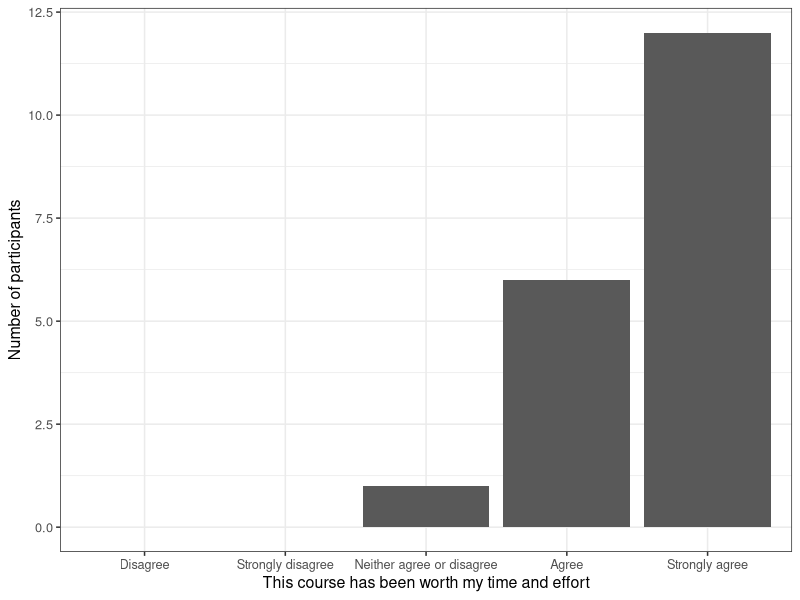
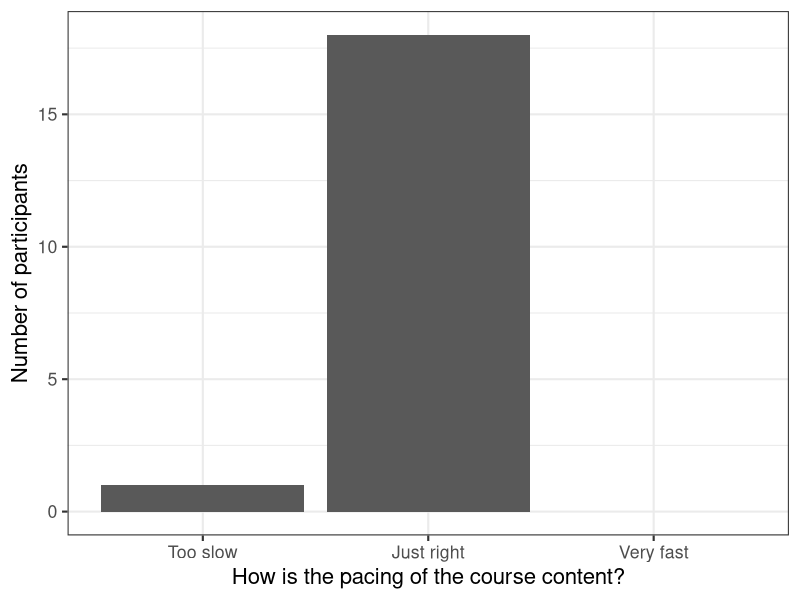
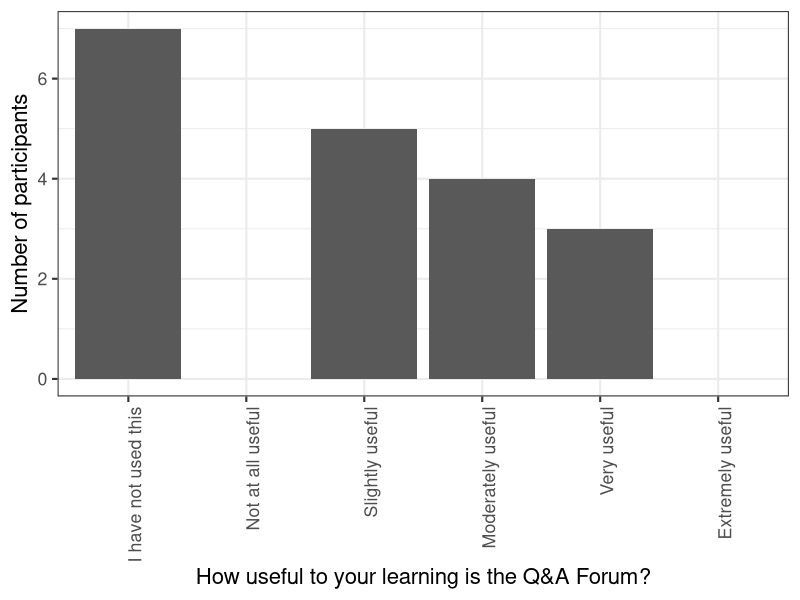
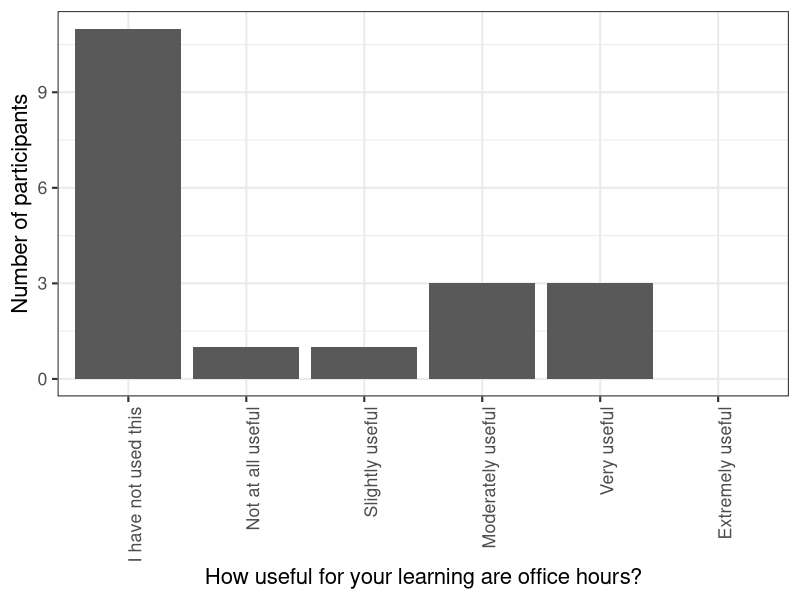
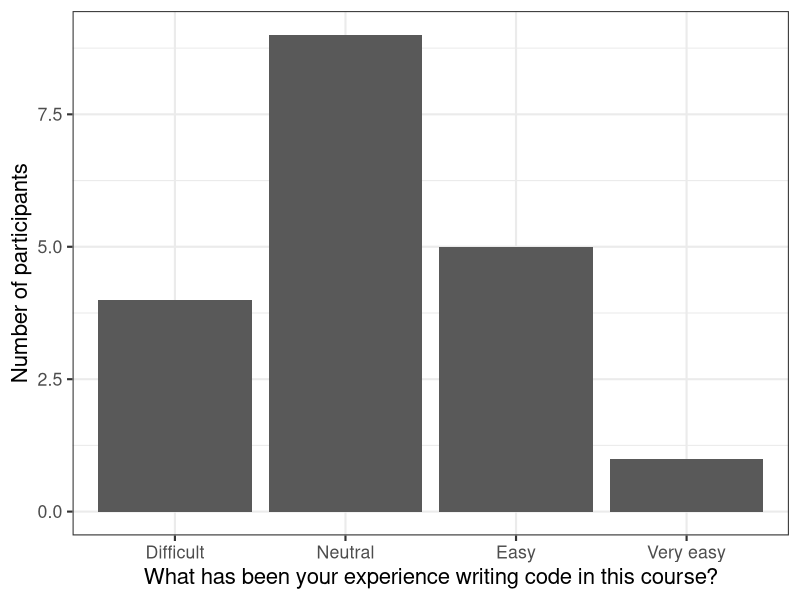
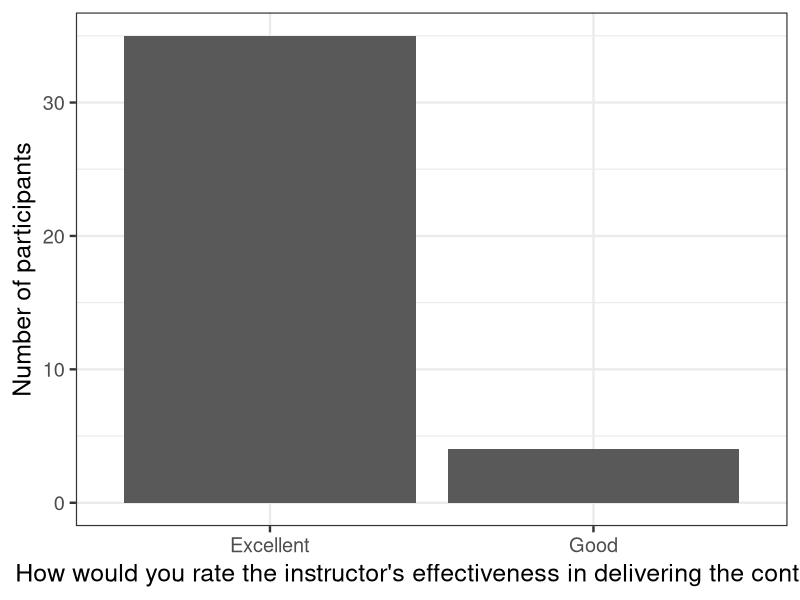
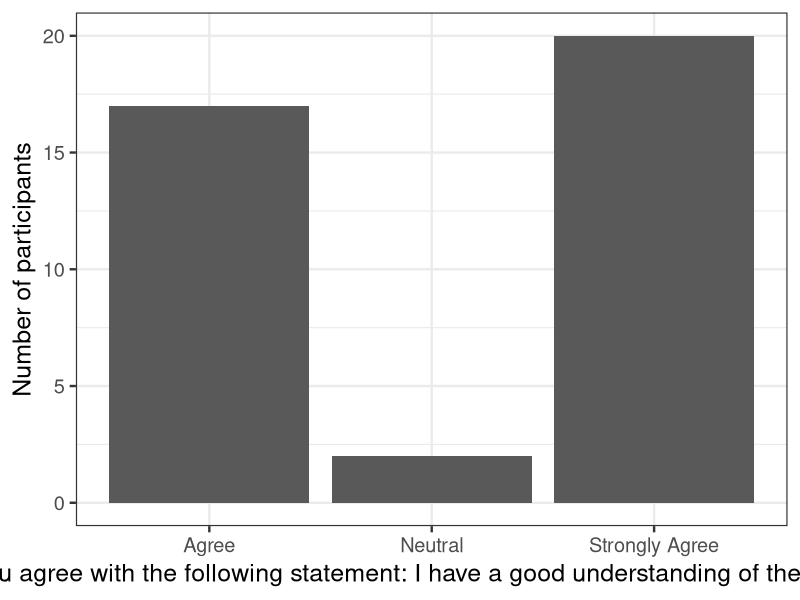
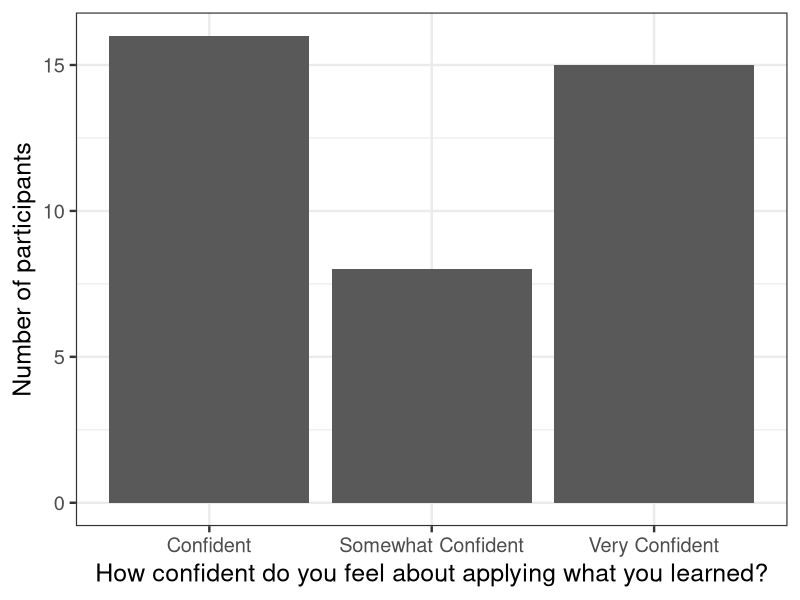

Reproduce these figures in R, in order.
## ---- chunk 1
knitr::opts_chunk$set(echo = TRUE)
## ---- chunk 2
library("readr")
library(tidyverse)
library(gridExtra)
library(magrittr)
## ---- chunk 3
midcourse <- read_csv("Midcourse.csv",
  col_types = list(
    `This course has been worth my time and effort.` = col_factor(levels = c("Disagree","Strongly disagree","Neither agree or disagree","Agree","Strongly agree"),ordered=TRUE)
  ))
levels(midcourse$`This course has been worth my time and effort.`)
## ---- chunk 4
library(ggplot2)
## ---- chunk 5

midcourse %<>% mutate(worth = 
                       factor(`This course has been worth my time and effort.`,
                              levels = c("Disagree","Strongly disagree","Neither agree or disagree","Agree","Strongly agree")
                              ))
graphpretty<-ggplot(data=midcourse)+geom_bar(mapping=aes(x=`worth`))+ theme_bw(base_size = 11.5)+ labs(x="This course has been worth my time and effort", y="Number of participants")+ (scale_x_discrete(drop=FALSE))
ggsave("graphpretty.jpg")

graphpretty
## ---- chunk 6

midcourse %<>% mutate(pacing = 
                       factor(`How is the pacing of the course content?`,
                              levels = c("Too slow","Just right","Very fast")
                              ))
graphpretty<-ggplot(data=midcourse)+geom_bar(mapping=aes(x=`pacing`))+ theme_bw(base_size = 16)+ labs(x="How is the pacing of the course content?", y="Number of participants")+ (scale_x_discrete(drop=FALSE))
ggsave("graphpretty.jpg")

graphpretty
## ---- chunk 7
midcourse %<>% mutate(useful = 
                       factor(`How useful to your learning is the Q&A Forum?`,
                              levels = c("I have not used this","Not at all useful","Slightly useful","Moderately useful","Very useful","Extremely useful")
                              ))
graphpretty2<-ggplot(data=midcourse)+geom_bar(mapping=aes(x=`useful`))+ theme_bw(base_size = 16)+ labs(x="How useful to your learning is the Q&A Forum?", y="Number of participants")+ 
    theme(plot.title = element_text(hjust=0.5, size=12), 
        axis.text.x = element_text(angle = 90, vjust = 1, hjust=1)) + 
  scale_x_discrete(drop=FALSE)
  
  
graphpretty2
## ---- chunk 8
midcourse %<>% mutate(useful = 
                       factor(`How useful for your learning are office hours?`,
                              levels = c("I have not used this","Not at all useful","Slightly useful","Moderately useful","Very useful","Extremely useful")
                              ))
graphpretty2<-ggplot(data=midcourse)+geom_bar(mapping=aes(x=`useful`))+ theme_bw(base_size = 16)+ labs(x="How useful for your learning are office hours?", y="Number of participants")+ 
    theme(plot.title = element_text(hjust=0.5, size=12), 
        axis.text.x = element_text(angle = 90, vjust = 1, hjust=1)) + 
  scale_x_discrete(drop=FALSE)
  
  
graphpretty2
## ---- chunk 9
midcourse %<>% mutate(useful = 
                       factor(`What has been your experience writing code in this course?`,
                              levels = c("I have not used this","Very Difficult","Difficult","Neutral","Easy","Very easy")
                              ))
graphpretty3<-ggplot(data=midcourse)+geom_bar(mapping=aes(x=`useful`))+ theme_bw(base_size = 16)+ labs(x="What has been your experience writing code in this course?", y="Number of participants")+ 
    theme(plot.title = element_text(hjust=0.5, size=12)+ scale_x_discrete(drop=FALSE))
  
  
graphpretty3
## ---- chunk 10
survey2 <- read_csv("test.csv",
  col_types = list(
    "How confident do you feel about applying what you learned?" = col_factor(levels = c("Very Confident", "Confident","Somewhat Confident","Not Confident"),ordered=TRUE)
  ))
## ---- chunk 11
survey2 <- read_csv("test.csv",
  col_types = list(
    "How conducive to your learning were the Guided Programming Practices?" = col_factor(levels = c("Very conducive", "Somewhat conducive","Not conducive"),ordered=TRUE)
  ))
## ---- chunk 12
survey2 <- read_csv("test.csv",
  col_types = list(
    "How conducive to your learning were the Guided Programming Practices?" = col_factor(levels = c("Very conducive", "Somewhat conducive","Not conducive"),ordered=TRUE)
  ))
## ---- chunk 13
grapheffective<-ggplot(data=survey2)+geom_bar(mapping=aes(x=`How would you rate the instructor's effectiveness in delivering the content?`))+ theme_bw(base_size = 18)+ labs(y="Number of participants")
ggsave("grapheffective.jpg")
grapheffective
## ---- chunk 14
graphunderstand<-ggplot(data=survey2)+geom_bar(mapping=aes(x=`Please indicate how much you agree with the following statement: I have a good understanding of the concepts presented in this course.`))+ theme_bw(base_size = 18)+ labs(y="Number of participants")
ggsave("graphunderstand.jpg")
graphunderstand
## ---- chunk 15
graphconfident<-ggplot(data=survey2)+geom_bar(mapping=aes(x=`How confident do you feel about applying what you learned?`))+ theme_bw(base_size = 18)+ labs(y="Number of participants")
ggsave("graphconfident.jpg")
graphconfident
## ---- chunk 16
graphguide<-ggplot(data=survey2)+geom_bar(mapping=aes(x=`How conducive to your learning were the Guided Programming Practices?`))+ theme_bw(base_size = 18)+ labs(y="Number of participants")
ggsave("graphguide.jpg")
graphguide
## ---- chunk 17
graphapply<-ggplot(data=survey2)+geom_bar(mapping=aes(x=`How likely are you to apply the skills learned in your work?`))+theme_bw(base_size = 18)+ labs(y="Number of participants")
ggsave("graphapply.jpg")
graphapply
## ---- chunk 18
survey2 <- read_csv("test.csv",
  col_types = list(
    `How do you foresee this training impacting your job performance?` = col_factor(levels = c("No Impact","Minor Improvement","Moderate Improvement","Significant Improvement"),ordered=TRUE),
     `How likely are you to apply the skills learned in your work?` = col_factor(levels = c("Somewhat Likely","Likely","Very Likely"),ordered=TRUE),
      `How conducive to your learning were the Guided Programming Practices?` = col_factor(levels = c("Not conducive","Somewhat conducive","Very conducive"),ordered=TRUE),
     `How confident do you feel about applying what you learned?` = col_factor(levels = c("Not Confident","Somewhat Confident","Confident","Very Confident"),ordered=TRUE),
    `How would you rate the instructor's effectiveness in delivering the content?` = col_factor(levels = c("Poor","Average","Good","Excellent"),ordered=TRUE),
        `How relevant was the course content to your professional needs?` = col_factor(levels = c("Not Relevant","Somewhat Relevant","Relevant","Highly Relevant"),ordered=TRUE),
       `Do you think this training will benefit your organization?` = col_factor(levels = c("Strongly Disagree","Neutral","Agree","Strongly Agree"),ordered=TRUE)
  ))
## ---- chunk 19
graphimp<-ggplot(data=survey2)+geom_bar(mapping=aes(x=`How do you foresee this training impacting your job performance?`))+ theme_bw(base_size = 12)+ labs(y="Number of participants")
ggsave("graphimp.jpg")
graphimp
## ---- chunk 20
survey2 <- read_csv("test.csv",
  col_types = list(
    "Do you think this training will benefit your organization?" = col_factor(levels = c("Strongly Agree","Agree","Neutral","Strongly Disagree"),ordered=TRUE)
  ))
## ---- chunk 21
graphorg<-ggplot(data=survey2)+geom_bar(mapping=aes(x=`Do you think this training will benefit your organization?`))+theme_bw(base_size = 18)+ labs(y="Number of participants")
ggsave("graphorg.jpg")
graphorg
## ---- chunk 22
graphrelevant<-ggplot(data=survey2)+geom_bar(mapping=aes(x=`How relevant was the course content to your professional needs?`))+ theme_bw(base_size = 18)+ labs(y="Number of participants")
ggsave("graphrelevant.jpg")
graphrelevant
